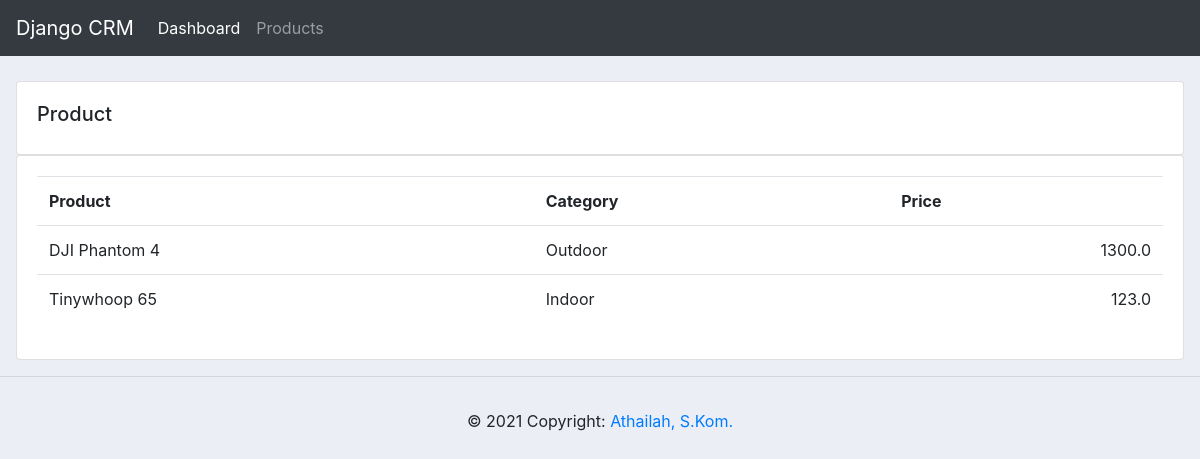
Before: /products/ with the older database file.
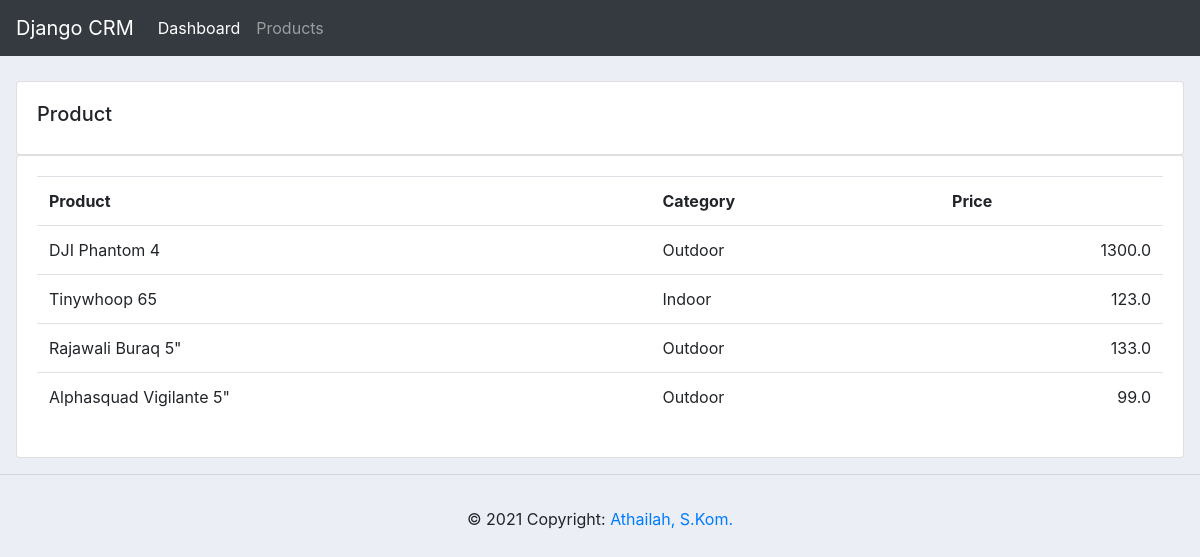
After: the same page with the newer database file.
### accounts/models.py (models this page shows, shortened)
class Product(models.Model):
    CATEGORY = (
                 ('Indoor', 'Indoor'),
                 ('Outdoor', 'Outdoor'),
               )
    name = models.CharField(max_length=200, null=True)
    price = models.FloatField(null=True)
    category = models.CharField(max_length=200, null=True, choices=CATEGORY)
    description = models.CharField(max_length=200, null=True)
    tags = models.ManyToManyField(Tag)
    date_created = models.DateTimeField(auto_now_add=True, null=True)

### accounts/views.py (the view)
# urls.py: path('products/', views.product, name="product"),
def product(request):
    products = Product.objects.all()
    return render(request, 'accounts/products.html', {'products':products})

### accounts/templates/accounts/products.html
{% extends 'accounts/main.html' %}
{% block content %}
<br>
<div class="row product">
    <div class="col-md">
        <div class="card card-body">
            <h5>Product</h5>
        </div>
        <div class="card card-body">
            <table class="table">
                <tr>
                    <th>Product</th>
                    <th>Category</th>
                    <th>Price</th>
                </tr>
                {% for product in products %}
                <tr>
                    <td>{{ product.name }}</td>
                    <td>{{ product.category }}</td>
                    <td align="right">{{ product.price }}</td>
                </tr>
                {% endfor %}
            </table>
        </div>
    </div>
</div>
{% endblock %}

Changed rows visible on the page:
added Product: name "Rajawali Buraq 5\"", category "Outdoor", price "133.0"
added Product: name "Alphasquad Vigilante 5\"", category "Outdoor", price "99.0"
